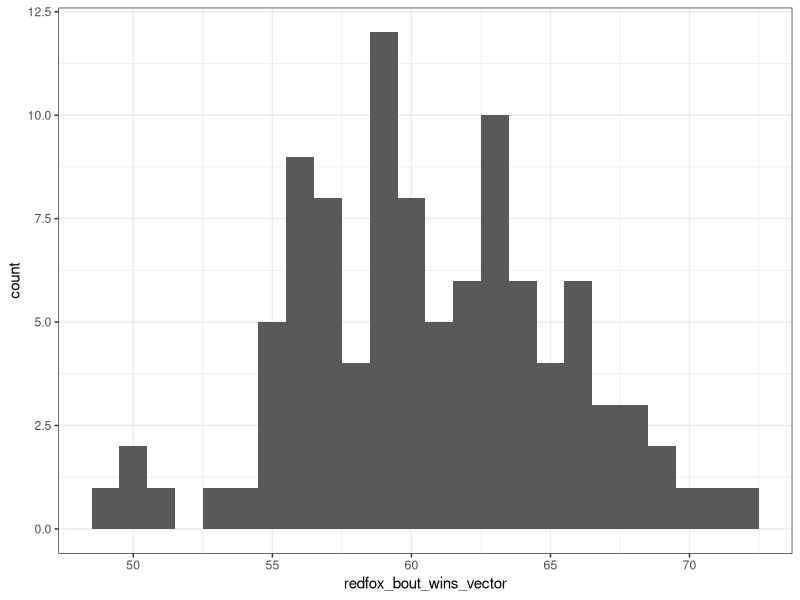
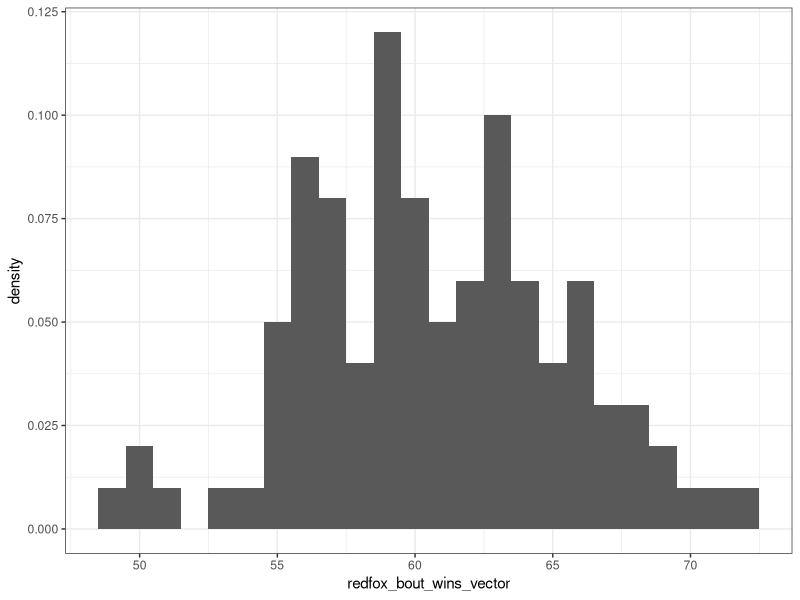
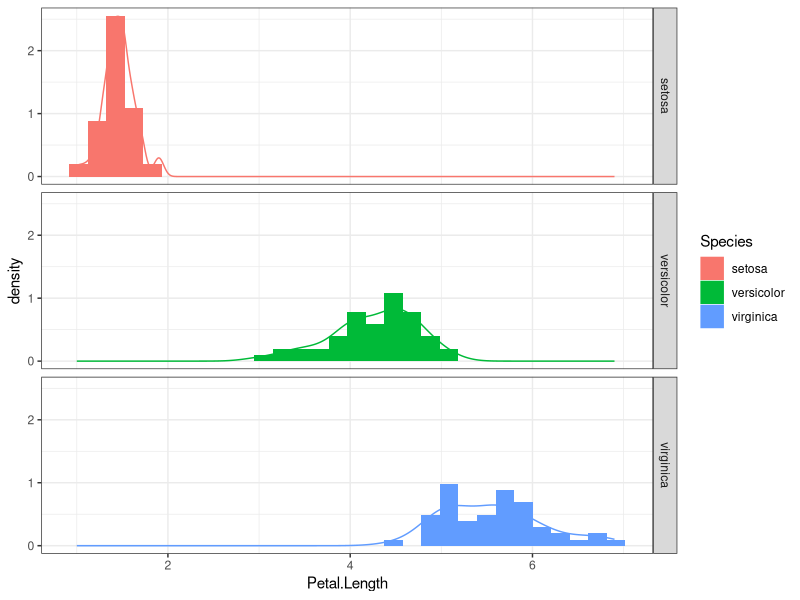
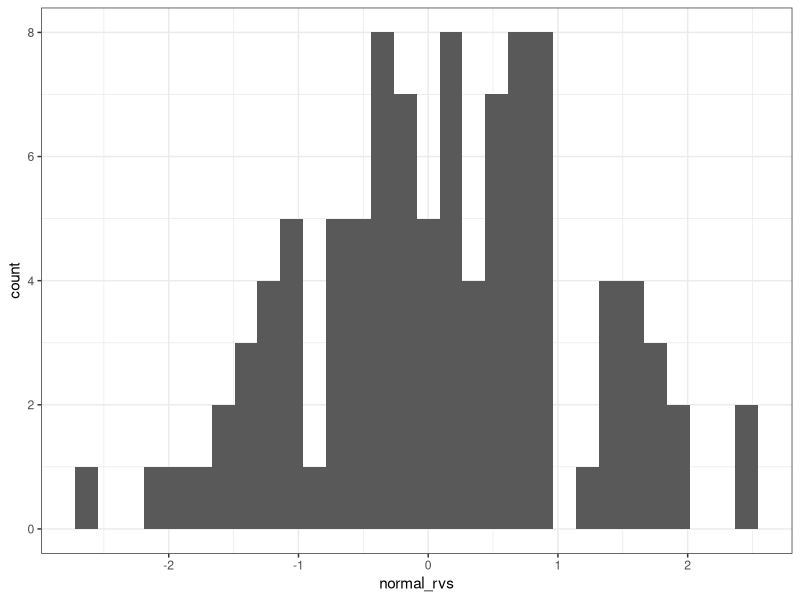

These charts were generated, in order, by the following R code:
## ---- chunk 1
## Start a `for` loop, to replicate a known number of bouts

## Set the probability that a red fox wins the bout
prob_redfox_win <- 0.6

## Set the number of bouts
bouts <- 100 

## Initiate the number of redfox bout wins
redfox_bout_win <- 0


for(ind in 1:bouts){
  

  ## Draw a random number to simulate the outcome of the bout
  bout_outcome <- runif(1)
  
  ## Use an if statement to determine who won
  if(bout_outcome < prob_redfox_win){ # red fox wins
    ## Print the outcome to the console, so we know who won
    print("red fox wins")
    
    ## Increase the number of redfox_bout_win by 1
    redfox_bout_win <- redfox_bout_win + 1
    
  } else { # arctic fox wins
    ## Print the outcome to the console
    print("arctic fox wins")
    
    ## NOTE: We're only interested in the number of redfox wins, so 
    ## we're not going to bother keeping track of the arctic fox wins.
  }  
} # End the `for` loop

print(paste("Red fox won", redfox_bout_win, "bouts!"))

## ---- chunk 2
## Set the probability that a red fox wins the bout
prob_redfox_win <- 0.6

## Set the number of replicates
reps <- 100

## Initiate a vector to store the number of red fox wins for each replicate
redfox_bout_wins_vector <- c()

## Start a for loop to go through the desired number of replicates
for(rep in 1:reps){ 
  
  ## Set the number of bouts
  bouts <- 100 
  
  ## Initiate the number of redfox bout wins
  redfox_bout_win <- 0
  
  ## Start for loop to go through the number of bouts
  for(ind in 1:bouts){
    
    
    ## Draw a random number to simulate the outcome of the bout
    bout_outcome <- runif(1)
    
    ## Use an if statement to determine who won
    if(bout_outcome < prob_redfox_win){ # red fox wins
      ## Print the outcome to the console, so we know who won
      #print("red fox wins")
      
      ## Increase the number of redfox_bout_win by 1
      redfox_bout_win <- redfox_bout_win + 1
      
      } else { # arctic fox wins
        ## Print the outcome to the console
        #print("arctic fox wins")
        
        ## NOTE: We're only interested in the number of redfox wins, so 
        ## we're not going to bother keeping track of the arctic fox wins.
        }  
    } # End the `for` loop
  
  print(paste("Red fox won", redfox_bout_win, "bouts!"))
  
  ## Add the number of redfox_bout_win to redfox_bout_wins_vector
  redfox_bout_wins_vector <- c(redfox_bout_wins_vector, redfox_bout_win)
  
}
## ---- chunk 3
library(ggplot2)

ggplot() +
  geom_histogram(data = NULL, 
                 aes(x = redfox_bout_wins_vector), 
                 binwidth = 1) +
  theme_bw()
## ---- chunk 4
library(ggplot2)

ggplot() +
  geom_histogram(data = NULL, 
                 aes(x = redfox_bout_wins_vector, y = ..density.. ), 
                 binwidth = 1) +
  theme_bw()
## ---- chunk 5
(factorial(100)/(factorial(60)*factorial(100-60))) * 0.6^60 * 0.4^(100-60)
## ---- chunk 6
ggplot() +
  geom_histogram(data = iris, 
                 aes(x = Petal.Length, y = ..density.., fill = Species)) +
  facet_grid( Species ~ . ) +
  geom_density(data = iris, aes(x = Petal.Length, colour = Species)) +
  theme_bw()  
## ---- chunk 7
?rnorm
## ---- chunk 8
normal_rvs <- rnorm(n = 100, mean = 0, sd = 1)

ggplot() + 
  geom_histogram( data = NULL, aes(x = normal_rvs) ) +
  theme_bw()
